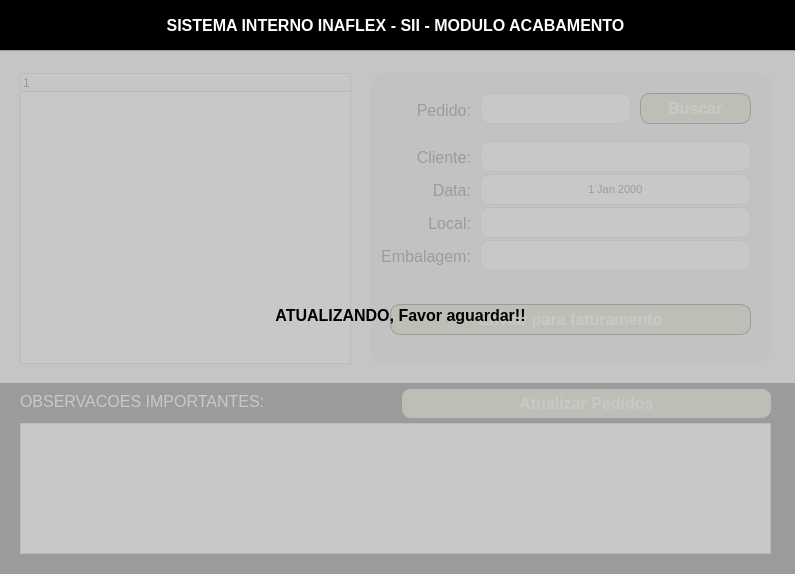
<?xml version="1.0" encoding="UTF-8"?>
<ui version="4.0">
 <class>Acabamento</class>
 <widget class="QWidget" name="Acabamento">
  <property name="geometry">
   <rect>
    <x>0</x>
    <y>0</y>
    <width>795</width>
    <height>574</height>
   </rect>
  </property>
  <property name="windowTitle">
   <string>ACABAMENTO</string>
  </property>
  <property name="windowIcon">
   <iconset>
    <normaloff>../static/favicon.ico</normaloff>../static/favicon.ico</iconset>
  </property>
  <widget class="QTreeWidget" name="treeWidget">
   <property name="geometry">
    <rect>
     <x>20</x>
     <y>73</y>
     <width>331</width>
     <height>291</height>
    </rect>
   </property>
   <column>
    <property name="text">
     <string notr="true">1</string>
    </property>
   </column>
  </widget>
  <widget class="QLineEdit" name="inputPedido">
   <property name="geometry">
    <rect>
     <x>480</x>
     <y>93</y>
     <width>151</width>
     <height>31</height>
    </rect>
   </property>
   <property name="font">
    <font>
     <family>Arial</family>
     <pointsize>12</pointsize>
    </font>
   </property>
   <property name="styleSheet">
    <string notr="true">border-radius: 10px;
border: 1px solid #CDC99B;</string>
   </property>
   <property name="alignment">
    <set>Qt::AlignCenter</set>
   </property>
   <property name="readOnly">
    <bool>false</bool>
   </property>
   <property name="clearButtonEnabled">
    <bool>false</bool>
   </property>
  </widget>
  <widget class="QLabel" name="label_3">
   <property name="geometry">
    <rect>
     <x>390</x>
     <y>100</y>
     <width>81</width>
     <height>20</height>
    </rect>
   </property>
   <property name="font">
    <font>
     <family>Arial</family>
     <pointsize>12</pointsize>
    </font>
   </property>
   <property name="text">
    <string>Pedido:</string>
   </property>
   <property name="alignment">
    <set>Qt::AlignRight|Qt::AlignTrailing|Qt::AlignVCenter</set>
   </property>
  </widget>
  <widget class="QLabel" name="label_4">
   <property name="geometry">
    <rect>
     <x>20</x>
     <y>393</y>
     <width>331</width>
     <height>16</height>
    </rect>
   </property>
   <property name="font">
    <font>
     <family>Arial</family>
     <pointsize>12</pointsize>
    </font>
   </property>
   <property name="styleSheet">
    <string notr="true">color: white</string>
   </property>
   <property name="text">
    <string>OBSERVACOES IMPORTANTES:</string>
   </property>
  </widget>
  <widget class="QPushButton" name="btnSelecionarPedido">
   <property name="enabled">
    <bool>true</bool>
   </property>
   <property name="geometry">
    <rect>
     <x>640</x>
     <y>93</y>
     <width>111</width>
     <height>31</height>
    </rect>
   </property>
   <property name="font">
    <font>
     <family>Arial</family>
     <pointsize>12</pointsize>
     <weight>75</weight>
     <bold>true</bold>
    </font>
   </property>
   <property name="styleSheet">
    <string notr="true">	border-radius: 10px;
	border: 1px solid rgb(0,0,0);
    background-color: #CDC99B;
    color: white;</string>
   </property>
   <property name="text">
    <string>Buscar</string>
   </property>
  </widget>
  <widget class="QLabel" name="label">
   <property name="geometry">
    <rect>
     <x>-14</x>
     <y>383</y>
     <width>811</width>
     <height>211</height>
    </rect>
   </property>
   <property name="styleSheet">
    <string notr="true">background: black</string>
   </property>
   <property name="text">
    <string/>
   </property>
  </widget>
  <widget class="QTextEdit" name="textObsAcabamento">
   <property name="geometry">
    <rect>
     <x>20</x>
     <y>423</y>
     <width>751</width>
     <height>131</height>
    </rect>
   </property>
   <property name="font">
    <font>
     <pointsize>11</pointsize>
    </font>
   </property>
  </widget>
  <widget class="QLabel" name="label_5">
   <property name="geometry">
    <rect>
     <x>390</x>
     <y>180</y>
     <width>81</width>
     <height>21</height>
    </rect>
   </property>
   <property name="font">
    <font>
     <family>Arial</family>
     <pointsize>12</pointsize>
    </font>
   </property>
   <property name="text">
    <string>Data:</string>
   </property>
   <property name="alignment">
    <set>Qt::AlignRight|Qt::AlignTrailing|Qt::AlignVCenter</set>
   </property>
  </widget>
  <widget class="QLineEdit" name="inputLocal">
   <property name="geometry">
    <rect>
     <x>480</x>
     <y>207</y>
     <width>271</width>
     <height>31</height>
    </rect>
   </property>
   <property name="font">
    <font>
     <family>Arial</family>
     <pointsize>12</pointsize>
    </font>
   </property>
   <property name="styleSheet">
    <string notr="true">border-radius: 10px;
border: 1px solid #CDC99B;</string>
   </property>
   <property name="alignment">
    <set>Qt::AlignCenter</set>
   </property>
   <property name="readOnly">
    <bool>false</bool>
   </property>
   <property name="clearButtonEnabled">
    <bool>false</bool>
   </property>
  </widget>
  <widget class="QLabel" name="label_6">
   <property name="geometry">
    <rect>
     <x>390</x>
     <y>213</y>
     <width>81</width>
     <height>21</height>
    </rect>
   </property>
   <property name="font">
    <font>
     <family>Arial</family>
     <pointsize>12</pointsize>
    </font>
   </property>
   <property name="text">
    <string>Local:</string>
   </property>
   <property name="alignment">
    <set>Qt::AlignRight|Qt::AlignTrailing|Qt::AlignVCenter</set>
   </property>
  </widget>
  <widget class="QLabel" name="label_7">
   <property name="geometry">
    <rect>
     <x>380</x>
     <y>246</y>
     <width>91</width>
     <height>21</height>
    </rect>
   </property>
   <property name="font">
    <font>
     <family>Arial</family>
     <pointsize>12</pointsize>
    </font>
   </property>
   <property name="text">
    <string>Embalagem:</string>
   </property>
   <property name="alignment">
    <set>Qt::AlignRight|Qt::AlignTrailing|Qt::AlignVCenter</set>
   </property>
  </widget>
  <widget class="QLineEdit" name="inputEmbalagem">
   <property name="geometry">
    <rect>
     <x>480</x>
     <y>240</y>
     <width>271</width>
     <height>31</height>
    </rect>
   </property>
   <property name="font">
    <font>
     <family>Arial</family>
     <pointsize>12</pointsize>
    </font>
   </property>
   <property name="styleSheet">
    <string notr="true">border-radius: 10px;
border: 1px solid #CDC99B;</string>
   </property>
   <property name="alignment">
    <set>Qt::AlignCenter</set>
   </property>
   <property name="readOnly">
    <bool>false</bool>
   </property>
   <property name="clearButtonEnabled">
    <bool>false</bool>
   </property>
  </widget>
  <widget class="QLineEdit" name="inputCliente">
   <property name="geometry">
    <rect>
     <x>480</x>
     <y>141</y>
     <width>271</width>
     <height>31</height>
    </rect>
   </property>
   <property name="font">
    <font>
     <family>Arial</family>
     <pointsize>12</pointsize>
    </font>
   </property>
   <property name="styleSheet">
    <string notr="true">border-radius: 10px;
border: 1px solid #CDC99B;</string>
   </property>
   <property name="alignment">
    <set>Qt::AlignCenter</set>
   </property>
   <property name="readOnly">
    <bool>true</bool>
   </property>
   <property name="clearButtonEnabled">
    <bool>false</bool>
   </property>
  </widget>
  <widget class="QLabel" name="label_8">
   <property name="geometry">
    <rect>
     <x>390</x>
     <y>147</y>
     <width>81</width>
     <height>21</height>
    </rect>
   </property>
   <property name="font">
    <font>
     <family>Arial</family>
     <pointsize>12</pointsize>
    </font>
   </property>
   <property name="text">
    <string>Cliente:</string>
   </property>
   <property name="alignment">
    <set>Qt::AlignRight|Qt::AlignTrailing|Qt::AlignVCenter</set>
   </property>
  </widget>
  <widget class="QPushButton" name="btnEnviarFaturamento">
   <property name="enabled">
    <bool>true</bool>
   </property>
   <property name="geometry">
    <rect>
     <x>390</x>
     <y>304</y>
     <width>361</width>
     <height>31</height>
    </rect>
   </property>
   <property name="font">
    <font>
     <family>Arial</family>
     <pointsize>12</pointsize>
     <weight>75</weight>
     <bold>true</bold>
    </font>
   </property>
   <property name="styleSheet">
    <string notr="true">	border-radius: 10px;
	border: 1px solid rgb(0,0,0);
    background-color: #CDC99B;
    color: white;</string>
   </property>
   <property name="text">
    <string>Enviar para faturamento</string>
   </property>
  </widget>
  <widget class="QDateEdit" name="inputData">
   <property name="geometry">
    <rect>
     <x>480</x>
     <y>174</y>
     <width>271</width>
     <height>31</height>
    </rect>
   </property>
   <property name="font">
    <font>
     <pointsize>8</pointsize>
    </font>
   </property>
   <property name="styleSheet">
    <string notr="true">border-radius: 10px;
border: 1px solid #CDC99B;</string>
   </property>
   <property name="frame">
    <bool>true</bool>
   </property>
   <property name="alignment">
    <set>Qt::AlignCenter</set>
   </property>
   <property name="readOnly">
    <bool>true</bool>
   </property>
   <property name="buttonSymbols">
    <enum>QAbstractSpinBox::NoButtons</enum>
   </property>
  </widget>
  <widget class="QLabel" name="label_2">
   <property name="geometry">
    <rect>
     <x>370</x>
     <y>73</y>
     <width>401</width>
     <height>291</height>
    </rect>
   </property>
   <property name="styleSheet">
    <string notr="true">background: rgb(223, 223, 223); border-radius: 15px;</string>
   </property>
   <property name="text">
    <string/>
   </property>
  </widget>
  <widget class="QLabel" name="label_12">
   <property name="geometry">
    <rect>
     <x>10</x>
     <y>20</y>
     <width>1061</width>
     <height>31</height>
    </rect>
   </property>
   <property name="font">
    <font>
     <pointsize>12</pointsize>
     <weight>75</weight>
     <bold>true</bold>
    </font>
   </property>
   <property name="styleSheet">
    <string notr="true">color: white;</string>
   </property>
   <property name="text">
    <string>SISTEMA INTERNO INAFLEX - SII - MODULO DE WORKFLOW</string>
   </property>
   <property name="alignment">
    <set>Qt::AlignCenter</set>
   </property>
  </widget>
  <widget class="QLabel" name="label_11">
   <property name="geometry">
    <rect>
     <x>-10</x>
     <y>-10</y>
     <width>1071</width>
     <height>61</height>
    </rect>
   </property>
   <property name="styleSheet">
    <string notr="true">background: black;</string>
   </property>
   <property name="text">
    <string/>
   </property>
  </widget>
  <widget class="QLabel" name="label_10">
   <property name="geometry">
    <rect>
     <x>10</x>
     <y>10</y>
     <width>31</width>
     <height>31</height>
    </rect>
   </property>
   <property name="text">
    <string/>
   </property>
   <property name="pixmap">
    <pixmap>../static/apple-touch-icon.png</pixmap>
   </property>
   <property name="scaledContents">
    <bool>true</bool>
   </property>
  </widget>
  <widget class="QLabel" name="label_13">
   <property name="geometry">
    <rect>
     <x>0</x>
     <y>10</y>
     <width>791</width>
     <height>31</height>
    </rect>
   </property>
   <property name="font">
    <font>
     <pointsize>12</pointsize>
     <weight>75</weight>
     <bold>true</bold>
    </font>
   </property>
   <property name="styleSheet">
    <string notr="true">color: white;</string>
   </property>
   <property name="text">
    <string>SISTEMA INTERNO INAFLEX - SII - MODULO ACABAMENTO</string>
   </property>
   <property name="alignment">
    <set>Qt::AlignCenter</set>
   </property>
  </widget>
  <widget class="QPushButton" name="btnAtualizarPedidos">
   <property name="enabled">
    <bool>true</bool>
   </property>
   <property name="geometry">
    <rect>
     <x>401</x>
     <y>388</y>
     <width>371</width>
     <height>31</height>
    </rect>
   </property>
   <property name="font">
    <font>
     <family>Arial</family>
     <pointsize>12</pointsize>
     <weight>75</weight>
     <bold>true</bold>
    </font>
   </property>
   <property name="styleSheet">
    <string notr="true">	border-radius: 10px;
	border: 1px solid rgb(0,0,0);
    background-color: #CDC99B;
    color: white;</string>
   </property>
   <property name="text">
    <string>Atualizar Pedidos</string>
   </property>
  </widget>
  <widget class="QLabel" name="labelAtualizando">
   <property name="geometry">
    <rect>
     <x>0</x>
     <y>50</y>
     <width>801</width>
     <height>531</height>
    </rect>
   </property>
   <property name="font">
    <font>
     <pointsize>12</pointsize>
     <weight>75</weight>
     <bold>true</bold>
    </font>
   </property>
   <property name="styleSheet">
    <string notr="true">background: rgb(188, 188, 188, 210)</string>
   </property>
   <property name="text">
    <string>ATUALIZANDO, Favor aguardar!!</string>
   </property>
   <property name="alignment">
    <set>Qt::AlignCenter</set>
   </property>
  </widget>
  <zorder>label_2</zorder>
  <zorder>label</zorder>
  <zorder>treeWidget</zorder>
  <zorder>inputPedido</zorder>
  <zorder>label_3</zorder>
  <zorder>label_4</zorder>
  <zorder>btnSelecionarPedido</zorder>
  <zorder>textObsAcabamento</zorder>
  <zorder>label_5</zorder>
  <zorder>inputLocal</zorder>
  <zorder>label_6</zorder>
  <zorder>label_7</zorder>
  <zorder>inputEmbalagem</zorder>
  <zorder>inputCliente</zorder>
  <zorder>label_8</zorder>
  <zorder>btnEnviarFaturamento</zorder>
  <zorder>inputData</zorder>
  <zorder>label_12</zorder>
  <zorder>label_11</zorder>
  <zorder>label_10</zorder>
  <zorder>label_13</zorder>
  <zorder>btnAtualizarPedidos</zorder>
  <zorder>labelAtualizando</zorder>
 </widget>
 <tabstops>
  <tabstop>inputPedido</tabstop>
  <tabstop>inputLocal</tabstop>
  <tabstop>inputEmbalagem</tabstop>
  <tabstop>btnEnviarFaturamento</tabstop>
  <tabstop>btnSelecionarPedido</tabstop>
  <tabstop>treeWidget</tabstop>
  <tabstop>textObsAcabamento</tabstop>
  <tabstop>btnAtualizarPedidos</tabstop>
  <tabstop>inputCliente</tabstop>
  <tabstop>inputData</tabstop>
 </tabstops>
 <resources/>
 <connections/>
</ui>
